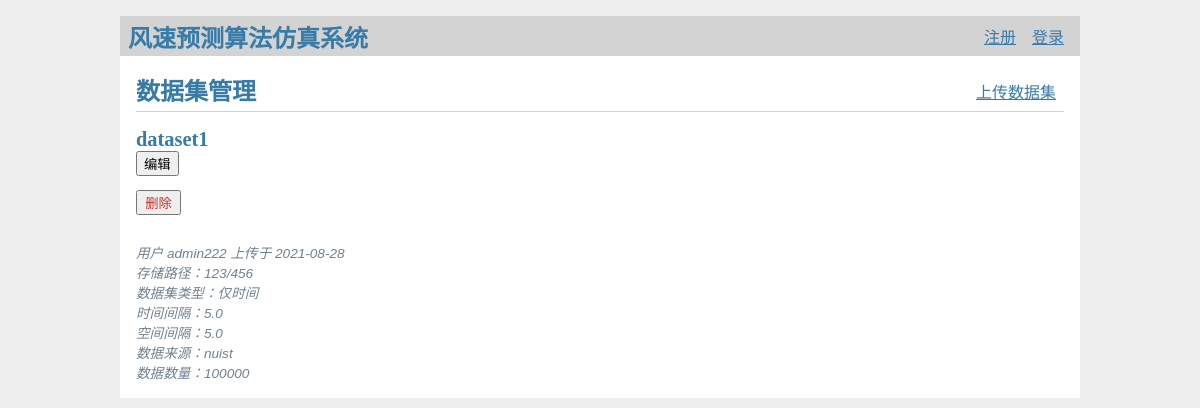
/admin_page_dataset/, run on the app's committed database.
### tables this page shows
CREATE TABLE dataset (
  id INTEGER PRIMARY KEY AUTOINCREMENT,
  author_id INTEGER NOT NULL,
  created TIMESTAMP NOT NULL DEFAULT CURRENT_TIMESTAMP,
  title TEXT,
  directory TEXT NOT NULL,
  dataset_type TEXT NOT NULL,
  time_interval REAL NOT NULL,
  space_interval REAL NOT NULL,
  source TEXT NOT NULL,
  data_number INTEGER NOT NULL,
  FOREIGN KEY (author_id) REFERENCES user (id)
);

CREATE TABLE user (
  id INTEGER PRIMARY KEY AUTOINCREMENT,
  username TEXT UNIQUE NOT NULL,
  usertype TEXT NOT NULL,
  password TEXT NOT NULL
);

### flaskr/admin_page_dataset.py (the view)
@bp.route('/')
def index():
    db = get_db()
    datasets = db.execute(
        'SELECT d.id, title, directory, dataset_type, time_interval, space_interval, source, data_number, created, author_id, username'
        ' FROM dataset d JOIN user u ON d.author_id = u.id'
        ' ORDER BY created DESC'
    ).fetchall()
    return render_template('admin_page_dataset/admin_page_dataset.html', datasets=datasets)

### flaskr/admin.py (called while the page is built)
@bp.before_app_request
def load_logged_in_user():
    user_id = session.get('user_id')
    if user_id is None:
        g.user = None
    else:
        g.user = get_db().execute(
            'SELECT * FROM user WHERE id = ?', (user_id,)
        ).fetchone()

### flaskr/db.py (called while the page is built)
def get_db():
    if 'db' not in g:
        g.db = sqlite3.connect(
            current_app.config['DATABASE'],
            detect_types=sqlite3.PARSE_DECLTYPES
        )
        g.db.row_factory = sqlite3.Row
    return g.db

### flaskr/user.py (called while the page is built)
@bp.before_app_request
def load_logged_in_user():
    user_id = session.get('user_id')
    if user_id is None:
        g.user = None
    else:
        g.user = get_db().execute(
            'SELECT * FROM user WHERE id = ?', (user_id,)
        ).fetchone()

### flaskr/templates/admin_page_dataset/admin_page_dataset.html (shortened to what this page needs)
{% extends 'base.html' %}
{% block header %}
    <h1>{% block title %}数据集管理{% endblock title %}</h1>
        <a class="action" href="{{ url_for('admin_page_dataset.create') }}">上传数据集</a>
{% endblock header %}
{% block content %}
        {% for dataset in datasets %}
                <article class="post">
                <header>
                    <div>
                    <h1>{{ dataset['title'] }}</h1>
                    <a href="{{ url_for('admin_page_dataset.update', id=dataset['id']) }}"><button>编辑</button></a>
                    <form action="{{ url_for('admin_page_dataset.delete', id=dataset['id']) }}" method="post" style="width: 45px;">
                        <input class="danger" type="submit" value="删除" onclick="return confirm('确定要删除吗?');">
                    </form>
                    <div class="about">用户 {{ dataset['username'] }} 上传于 {{ dataset['created'].strftime('%Y-%m-%d') }}</div>
                    <div class="about">存储路径：{{ dataset['directory'] }}</div>
                    <div class="about">数据集类型：{{ dataset['dataset_type'] }}</div>
                    <div class="about">时间间隔：{{ dataset['time_interval'] }}</div>
                    <div class="about">空间间隔：{{ dataset['space_interval'] }}</div>
                    <div class="about">数据来源：{{ dataset['source'] }}</div>
                    <div class="about">数据数量：{{ dataset['data_number'] }}</div>
                    </div>
                </header>
                </article>
        {% endfor %}
{% endblock content %}

### flaskr/static/style.css (style rules this page uses)
h1 { font-family: serif; color: #377ba8; margin: 1rem 0; }
a { color: #377ba8; }
nav ul li a, nav ul li span, header .action { display: block; padding: 0.5rem; }
.content > header h1 { flex: auto; margin: 1rem 0 0.25rem 0; }
.post > header { display: flex; align-items: flex-end; font-size: 0.85em; }
.post > header > div:first-of-type { flex: auto; }
.post > header h1 { font-size: 1.5em; margin-bottom: 0; }
.post .about { color: slategray; font-style: italic; }
.content form { margin: 1em 0; display: flex; flex-direction: column; }
.content input, .content textarea { margin-bottom: 1em; }
input.danger { color: #cc2f2e; }

### data on the page
dataset: title "dataset1", username "admin222", created "2021-08-28", directory "123/456", dataset_type "仅时间", time_interval "5.0", space_interval "5.0", source "nuist", data_number "100000"
